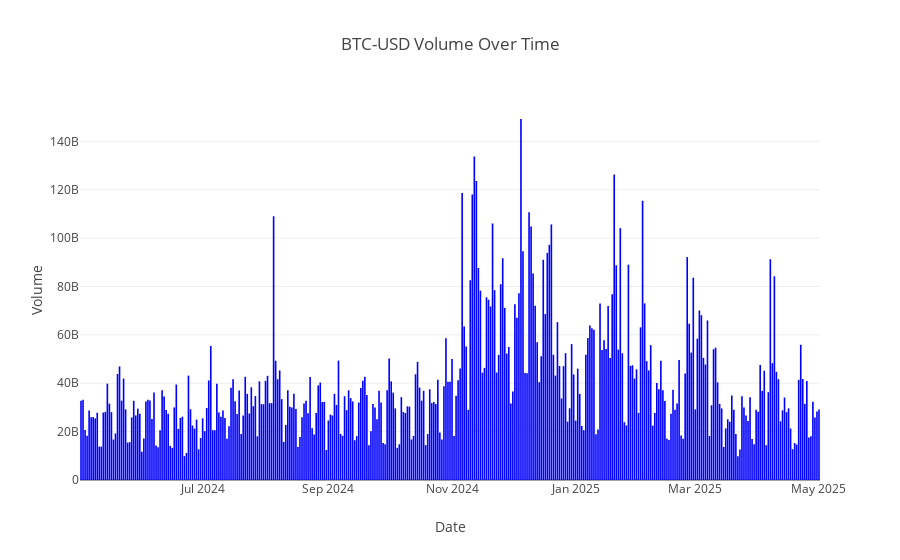

Here is the notebook cell this chart was saved with:
### Code cell
# Create a bar chart of volume over time
import plotly.express as px

fig = px.bar(
    df,
    x='Date',
    y='Volume_BTC-USD',
    title='BTC-USD Volume Over Time',
    labels={'Volume_BTC-USD': 'Volume', 'Date': 'Date'},
    color_discrete_sequence=['blue']  # Bar color
)

fig.show()

### Figure 1 — Plotly figure (JSON) as saved in the notebook; plotly's stock layout.template omitted (floating-point values rounded to 4 significant figures; data arrays with more than 128 entries replaced by an {"elided": "..."} marker saying what was removed)
{"data": [{"hovertemplate": "Date=%{x}<br>Volume=%{y}<extra></extra>", "legendgroup": "", "marker": {"color": "blue", "pattern": {"shape": ""}}, "name": "", "orientation": "v", "showlegend": false, "textposition": "auto", "type": "bar", "x": {"elided": "365 str values"}, "xaxis": "x", "y": {"elided": "365 int values"}, "yaxis": "y"}], "layout": {"barmode": "relative", "legend": {"tracegroupgap": 0}, "title": {"text": "BTC-USD Volume Over Time"}, "xaxis": {"anchor": "y", "domain": [0, 1], "title": {"text": "Date"}}, "yaxis": {"anchor": "x", "domain": [0, 1], "title": {"text": "Volume"}}}}
